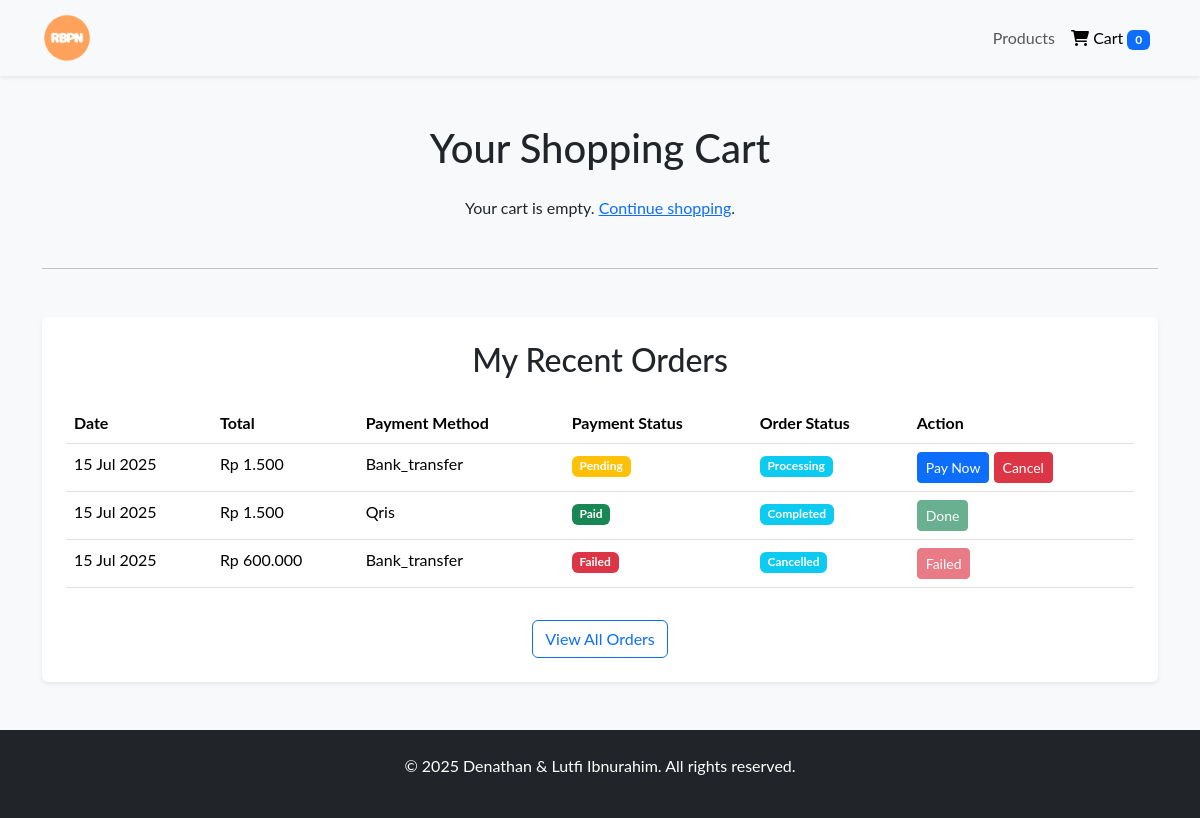
Page /cart.php (signed in) on the committed database.
### tables this page shows
CREATE TABLE `orders` (
  `id` int(11) UNSIGNED NOT NULL,
  `user_id` int(11) DEFAULT NULL,
  `customer_name` varchar(255) DEFAULT NULL,
  `cart_details` text NOT NULL,
  `total_price` decimal(10,2) NOT NULL,
  `payment_method` varchar(50) NOT NULL,
  `payment_status` varchar(50) DEFAULT 'pending',
  `order_status` varchar(50) DEFAULT 'processing',
  `created_at` timestamp NOT NULL DEFAULT current_timestamp()
);

### cart.php (the view, shortened to what this page needs)
<?php
include 'db_connect.php';
$cart_items = isset($_SESSION['cart']) ? $_SESSION['cart'] : [];
?>
<!DOCTYPE html>
<html lang="id">
<head>
    <link href="https://cdn.jsdelivr.net/npm/bootstrap@5.3.3/dist/css/bootstrap.min.css" rel="stylesheet">
    <link href="https://cdnjs.cloudflare.com/ajax/libs/font-awesome/6.0.0/css/all.min.css" rel="stylesheet">
    <link rel="stylesheet" href="style.css">
</head>
<body class="d-flex flex-column min-vh-100">
    <header class="shadow-sm">
        <nav class="navbar navbar-expand-lg navbar-light bg-light">
            <div class="container">
                <a class="navbar-brand" href="index.php"><img src="img/logo.png" alt="Logo" style="height: 50px;"></a>
                <div class="collapse navbar-collapse" id="navbarNav">
                    <ul class="navbar-nav ms-auto">
                        <li class="nav-item"><a class="nav-link" href="pemesan.php">Products</a></li>
                        <li class="nav-item"><a class="nav-link active" href="cart.php">
                            <i class="fas fa-shopping-cart"></i> Cart <span class="badge bg-primary" id="cart-count">0</span>
                        </a></li>
                    </ul>
                </div>
            </div>
        </nav>
    </header>
    <main class="container my-5 flex-grow-1">
        <h1 class="text-center mb-4">Your Shopping Cart</h1>
        <div id="cart-container">
            <?php if (empty($cart_items)): ?>
                <div class="text-center">
                    <p>Your cart is empty. <a href="pemesan.php">Continue shopping</a>.</p>
                </div>
            <?php endif; ?>
        </div>
        <?php
        if (isset($_SESSION['user_id'])):
            $user_id = (int)$_SESSION['user_id'];
            $stmt = $conn->prepare("SELECT * FROM orders WHERE user_id = ? ORDER BY created_at DESC LIMIT 5");
            $stmt->bind_param("i", $user_id);
            $stmt->execute();
            $recent_orders = $stmt->get_result();
        ?>
            <?php if ($recent_orders->num_rows > 0): ?>
            <hr class="my-5">
            <div id="recent-orders" class="mt-5 bg-white p-3 p-md-4 rounded shadow-sm">
                <h2 class="text-center mb-4">My Recent Orders</h2>
                <div class="table-responsive">
                    <table class="table table-hover d-none d-md-table">
                        <thead>
                            <tr>
                                <th>Date</th>
                                <th>Total</th>
                                <th>Payment Method</th>
                                <th>Payment Status</th>
                                <th>Order Status</th>
                                <th>Action</th>
                            </tr>
                        </thead>
                        <tbody>
                            <?php while($order = $recent_orders->fetch_assoc()): ?>
                                <tr>
                                    <td><?php echo date("d M Y", strtotime($order['created_at'])); ?></td>
                                    <td>Rp <?php echo number_format($order['total_price'], 0, ',', '.'); ?></td>
                                    <td><?php echo htmlspecialchars(ucfirst($order['payment_method'])); ?></td>
                                    <td>
                                        <span class="badge
                                            <?php echo $order['payment_status'] == 'paid' ? 'bg-success' : ($order['payment_status'] == 'failed' ? 'bg-danger' : 'bg-warning'); ?>">
                                            <?php echo htmlspecialchars(ucfirst($order['payment_status'])); ?>
                                        </span>
                                    </td>
                                    <td>
                                        <span class="badge bg-info">
                                            <?php echo htmlspecialchars(ucfirst($order['order_status'])); ?>
                                        </span>
                                    </td>
                                    <td>
                                        <?php if ($order['payment_status'] == 'pending'): ?>
                                            <a href="payment.php?order_id=<?php echo $order['id']; ?>" class="btn btn-primary btn-sm">Pay Now</a>
                                            <a href="cancel_order.php?id=<?php echo $order['id']; ?>" class="btn btn-danger btn-sm" onclick="return confirm('Are you sure you want to cancel this order?');">
                                                Cancel
                                            </a>
                                        <?php elseif ($order['payment_status'] == 'paid'): ?>
                                            <button class="btn btn-success btn-sm" disabled>Done</button>
                                        <?php else: ?>
                                            <button class="btn btn-danger btn-sm" disabled>Failed</button>
                                        <?php endif; ?>
                                    </td>
                                </tr>
                            <?php endwhile; ?>
                        </tbody>
                    </table>
                </div>
                <div class="text-center mt-3">
                    <a href="my_orders.php" class="btn btn-outline-primary">View All Orders</a>
                </div>
            </div>
            <?php endif; ?>
        <?php endif; ?>
    </main>
    <footer class="bg-dark text-white mt-auto p-4">
        <div class="container text-center">
            <p>&copy; 2025 Denathan & Lutfi Ibnurahim. All rights reserved.</p>
        </div>
    </footer>
</body>
</html>

### style.css (style rules this page uses)
body { font-family: 'Lato', sans-serif; background-color: #f8f9fa; }
.navbar-brand img { height: 50px; }

### rows in the picture
orders: created_at "15 Jul 2025", total_price "1.500", payment_method "Bank_transfer", payment_status "Pending", order_status "Processing"
orders: created_at "15 Jul 2025", total_price "1.500", payment_method "Qris", payment_status "Paid", order_status "Completed", shows "Done"
orders: created_at "15 Jul 2025", total_price "600.000", payment_method "Bank_transfer", payment_status "Failed", order_status "Cancelled"
